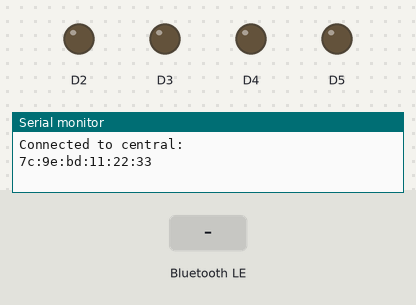
A sketch run on a simulated Arduino Nano 33 IoT. On the bench: output pins drawn as LEDs (lit = HIGH), the last lines printed to the serial monitor. The inputs (shaded band) are chosen by the test bench. Nothing arrives over Bluetooth unless stated; a phone connects over Bluetooth LE 3 s after start.

Above: at 5.6 s.
5.7 s: Bluetooth LE write "1" received
At 6.3 s:
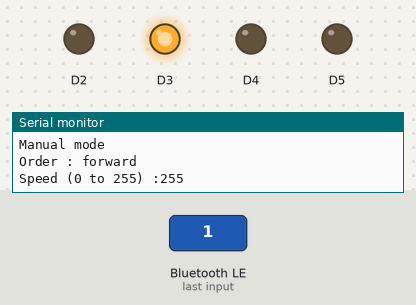
7.2 s: Bluetooth LE write "0" received
At 8.6 s:
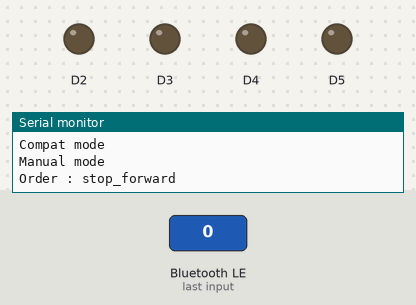
Timing chart, 0 to 10.2 s (numbered marks = the images above; inputs shaded):
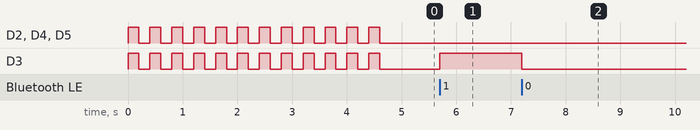

The sketch:

ble.ino
```cpp
#include <ArduinoBLE.h>

#define UUID_SERVICE "5d6122f8-d277-41d9-a645-0e4648ea9dc3"
#define UUID_CHARACTERISTIC "6d365bb8-4387-4a96-8ac6-ba722671e7da"

BLEService carService(UUID_SERVICE);
BLEByteCharacteristic carMove(UUID_CHARACTERISTIC, BLERead | BLEWrite);


void switchOnLEDs(void);
void switchOffLEDs(void);
void printBits(byte);
void pwm(int, byte);


void setup()
{

  pinMode(2, OUTPUT);
  pinMode(3, OUTPUT);
  pinMode(4, OUTPUT);
  pinMode(5, OUTPUT);

  Serial.begin(9600);


  while (!Serial)
    ;
  if (!BLE.begin())
  {
    Serial.println("starting BLE failed!");
    while (1)
      ;
  }

  Serial.println("starting BLE succeed");

  BLE.setLocalName("RCCar"); // name you'll see when scannig

  BLE.setAdvertisedService(carService);

  carService.addCharacteristic(carMove);

  BLE.addService(carService);

  carMove.writeValue(0);

  BLE.advertise();

  Serial.println("Bluetooth device active, waiting for connections...");
}

void loop()
{

  // listen for BLE peripherals to connect:
  BLEDevice remote_device = BLE.central();

  for (size_t i = 0; i < 4; ++i) {
    switchOnLEDs();
    delay(200);
    switchOffLEDs();
    delay(200);
  }

  // if a central is connected to peripheral:
  if (remote_device)
  {
    Serial.println("Connected to central: ");
    // print the central's MAC address:
    Serial.println(remote_device.address());

    while (remote_device.connected())
    {
      BLE.poll();
      if (carMove.written())
      {
        byte value = carMove.value();
        Serial.print("Value received : 0b");
        printBits(value);

        if (bitRead(value, 7) == 1) { // compat mode = 1
          Serial.println("Extended mode");
        }
        else {
          Serial.println("Compat mode");

          if (bitRead(value, 6) == 1) {
            Serial.println("Feature mode");
          }
          else {
            Serial.println("Manual mode");
            Serial.print("Order : ");

            switch (value & 7) { // on extrait les 3 derniers bits
              case 0x00:
                Serial.println("stop_forward");
                analogWrite(3, 0);
                break;
              case 0x01:
                Serial.println("forward");
                pwm(3, value);
                break;
              case 0x02:
                Serial.println("stop_backward");
                analogWrite(2, 0);
                break;
              case 0x03:
                Serial.println("backward");
                pwm(2, value);
                break;
              case 0x04:
                Serial.println("stop_left");
                digitalWrite(4, LOW);
                break;
              case 0x05:
                Serial.println("left");
                digitalWrite(4, HIGH);
                break;
              case 0x06:
                Serial.println("stop_right");
                digitalWrite(5, LOW);
                break;
              case 0x07:
                Serial.println("right");
                digitalWrite(5, HIGH);
                break;
              default:
                Serial.println("Order not recognized");
                break;

            }
          }
        }
      }
    }

    switchOffLEDs();
    Serial.println("Remote device disconnected");
    delay(1000);
  }
}

void switchOffLEDs(void) {
  analogWrite(2, 0);
  analogWrite(3, 0);
  digitalWrite(4, LOW);
  digitalWrite(5, LOW);
}


void switchOnLEDs(void) {
  analogWrite(2, 255);
  analogWrite(3, 255);
  digitalWrite(4, HIGH);
  digitalWrite(5, HIGH);
}


void printBits(byte myByte) {
  for (byte mask = 0x80; mask; mask >>= 1) {
    if (mask  & myByte)
      Serial.print('1');
    else
      Serial.print('0');
  }
  Serial.println();
}

void pwm(int pin, byte value) {
  byte speed = (((((value >> 3) - 1) & 7) + 1) << 5) - 1; // pour avoir 000 = 100% (beewii compat) et scale sur 3 bits (0-255)
  analogWrite(pin, speed);
  Serial.print("Speed (0 to 255) :");
  Serial.println(speed);
}
```

Measured:
- after the input at 5.7 s, D3: LOW → HIGH at once
- after the input at 7.2 s, D3: HIGH → LOW at once
- by itself, D2–5: alternates HIGH for 0.20 s and LOW for 0.20 s, 24 changes in all, then stays LOW
